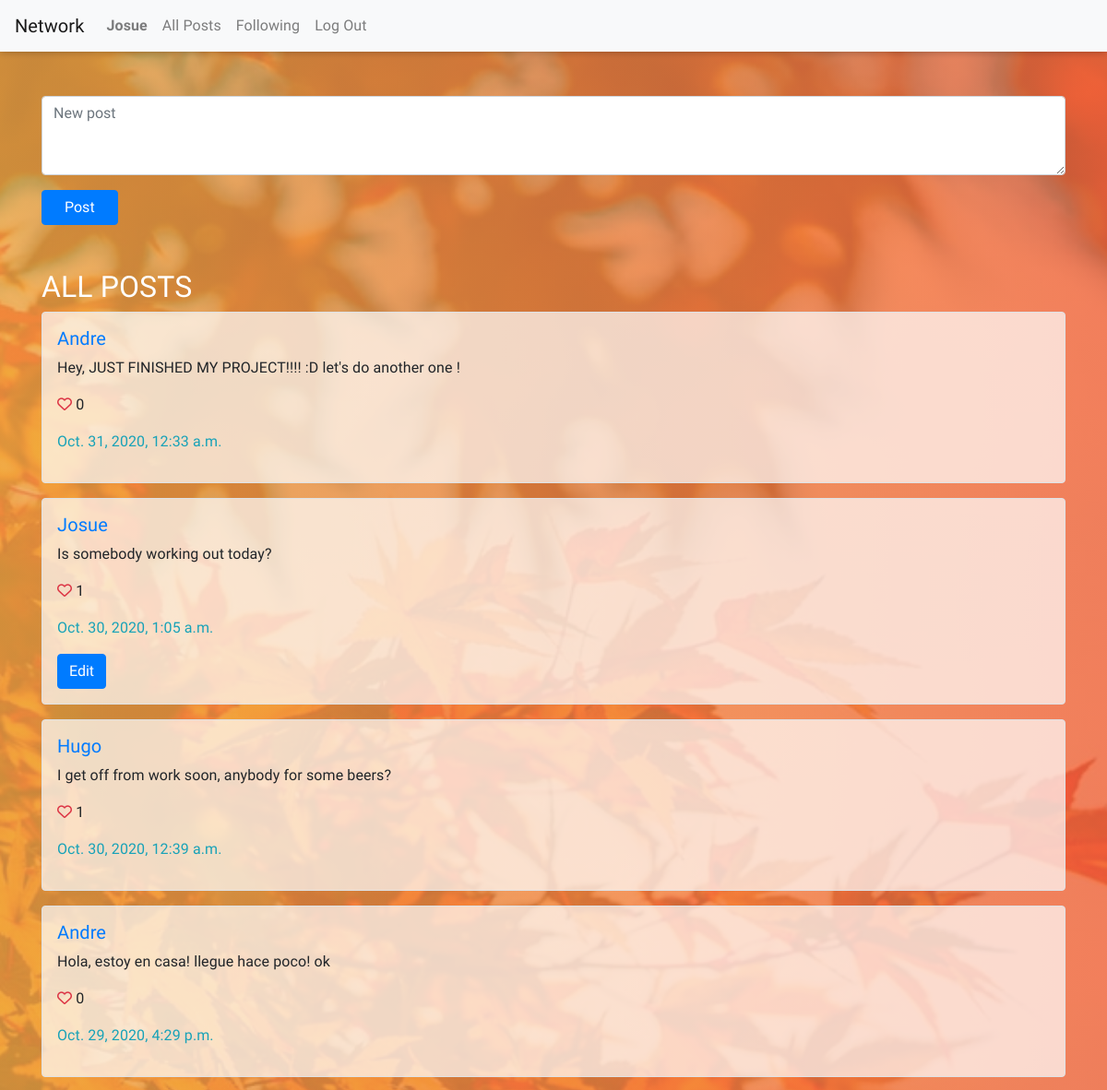
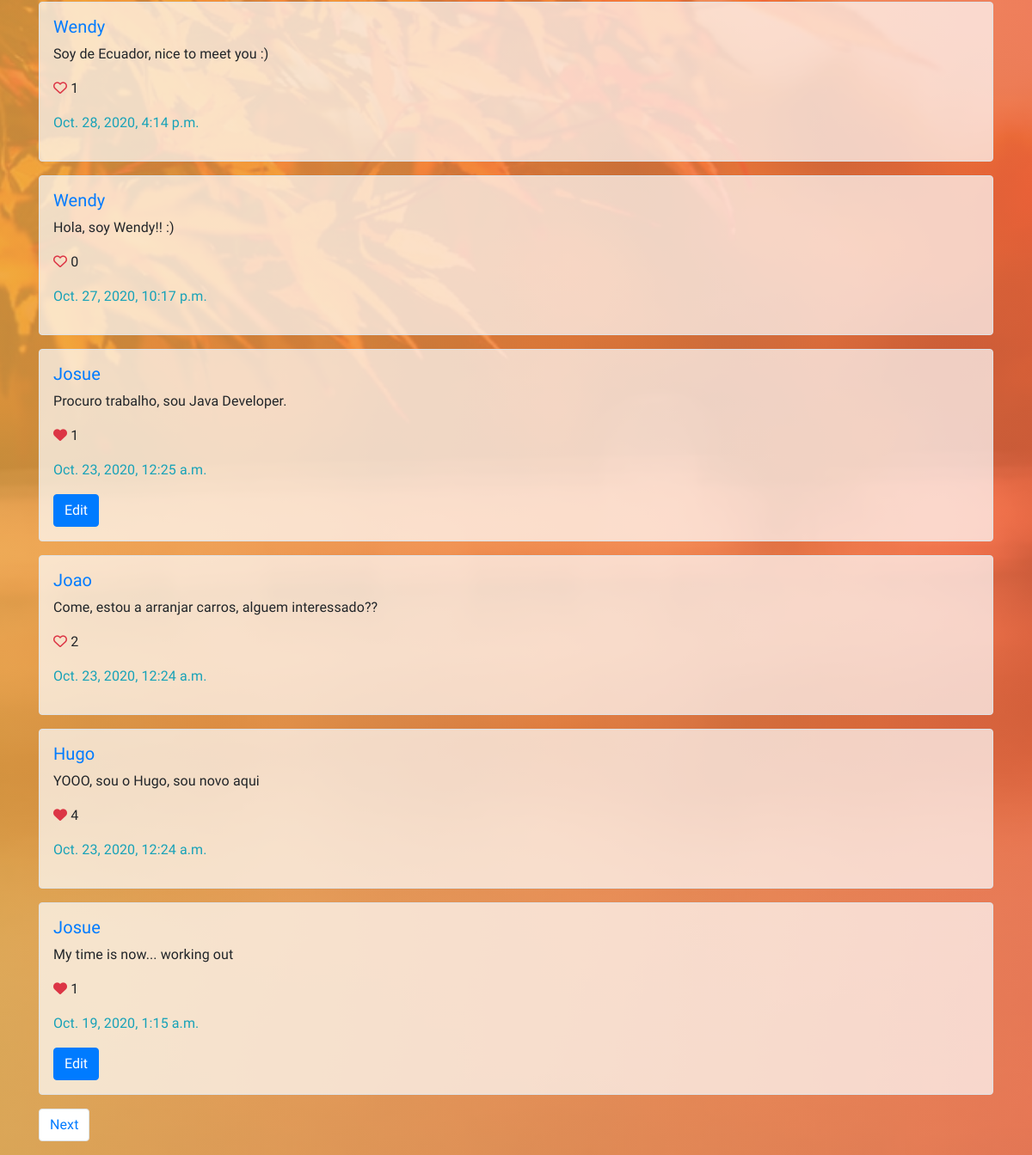
The app's page / (signed in) with its own data (2 pictures, top to bottom).
### network/models.py (models this page shows, shortened)
class User(AbstractUser):
    def serialize(self):
        return {
            "id": self.id,
            "username": self.username,
            "email": self.email
        }

class Posts(models.Model):
    post = models.TextField()
    user = models.ForeignKey(User, on_delete=models.CASCADE)
    date = models.DateTimeField(auto_now=True)
    likes = models.ManyToManyField(User, related_name='likes')
    class Meta:
        verbose_name_plural = 'Posts'

### network/views.py (the view)
# urls.py: path("", views.index, name="index"),
def index(request):
    all_posts = Posts.objects.order_by('-date').all()
    p = Paginator(all_posts, 10)
    page_number = request.GET.get('page', 1)
    try:
        page = p.page(page_number)
    except:
        page = p.page(1)
    return render(request, "network/index.html", {
        'form': NewPost(),
        'posts': page
        })

### network/forms.py
class NewPost(forms.Form):
    post = forms.CharField(widget=forms.Textarea(attrs={'class' : "form-control", 'id' : "exampleFormControlTextarea1", 'rows':"3", 'placeholder': 'New post'}), label='New Post')

### network/templates/network/index.html (shortened to what this page needs)
{% extends "network/layout.html" %}
{% block body %}
    <div class="container">
            <br><br>
            {% if user.is_authenticated %}
                <form action="{% url 'network:add_post' %}" method="POST">
                    {{ form.post }}
                    <button type="submit" class="btn btn-primary mt-3 pr-4 pl-4">Post</button>
                </form>
            {% endif %}
            <br>
            <h2 class="h2 text-white mt-4">All Posts</h2>
            {% for post in posts %}
                <div class="border rounded  mb-3 pl-3 pt-3 pb-3 posts">
                    <h5 class="h5"><a href="{% url 'network:profile' post.user.id %}">{{post.user | capfirst}}</a></h5>
                    <p id="post-{{ post.id }}">{{post.post}}</p>
                    <p>
                        {% if post.likes.count == 0 %}
                            <i class="far fa-heart text-danger like" data-like="{{ post.id }}"></i>
                        {% else %}
                            {% if request.user not in post.likes.all %}
                                <i class="far fa-heart text-danger like" data-like="{{ post.id }}"></i>
                            {% else %}
                                <i class="fas fa-heart text-danger unlike" data-unlike="{{ post.id }}"></i>
                            {% endif %}
                        {% endif %}
                        <span data-postLikes="{{ post.id }}">{{post.likes.count }}</span>
                    </p>
                    <p class="text-info">{{post.date}}</p>
                    {% if user.is_authenticated %}
                        {% if user.id == post.user.id %}
                            <button class="btn btn-primary edit" id="edit-{{post.id}}">Edit</button>
                        {% endif %}
                    {% endif %}
                </div>
            {% endfor %}
            <nav aria-label="Page navigation example">
                <ul class="pagination">
                    {% if posts.has_next %}
                        <li class="page-item"><a class="page-link" href="{% url 'network:index' %}?page={{ posts.next_page_number }}">Next</a></li>
                    {% endif %}
                </ul>
            </nav>
    </div>
{% endblock %}

### network/templates/network/layout.html (shortened to what this page needs)
{% load static %}
<!DOCTYPE html>
<html lang="en">
    <head>
        <link rel="stylesheet" href="https://stackpath.bootstrapcdn.com/bootstrap/4.4.1/css/bootstrap.min.css">
        <link href="{% static 'network/styles.css' %}" rel="stylesheet">
    </head>
    <body>
        <nav class="navbar navbar-expand-lg navbar-light bg-light">
            <a class="navbar-brand" href="{% url 'network:index' %}">Network</a>
            <div>
              <ul class="navbar-nav mr-auto">
                {% if user.is_authenticated %}
                    <li class="nav-item">
                        <a class="nav-link" href="{% url 'network:profile' request.user.id %}"><strong>{{ request.user.username|title }}</strong></a>
                    </li>
                {% endif %}
                <li class="nav-item">
                  <a class="nav-link" href="{% url 'network:index' %}">All Posts</a>
                </li>
                {% if user.is_authenticated %}
                    <li class="nav-item">
                        <a class="nav-link" href="{% url 'network:following' %}">Following</a>
                    </li>
                    <li class="nav-item">
                        <a class="nav-link" href="{% url 'network:logout' %}">Log Out</a>
                    </li>
                {% endif %}
              </ul>
            </div>
          </nav>
        <div class="body">
            {% block body %}
            {% endblock %}
        </div>
    </body>
</html>

### network/static/network/styles.css (style rules this page uses)
body { background-image: linear-gradient( to right, rgba(238, 169, 73, 0.8), rgba(244, 107, 69, 0.8)), url(bg3.jpg); background-position: center; background-attachment: fixed; background-size: cover; font-family: 'Heebo', sans-serif; letter-spacing: 0.1px; }
.navbar { box-shadow: 0px 0.2px 8px rgba(0, 0, 0, 0.3); }
.posts { background-color: rgba(255, 255, 255, 0.7); }
.h2 { color: #4c4a37; text-transform: uppercase; font-weight: 500; }

### records on screen
User: user.username "Josue"
Posts: user "Andre", post "Hey, JUST FINISHED MY PROJECT!!!! :D let's do another one !", likes.count "0", date "Oct. 31, 2020, 12:33 a.m."
Posts: user "Josue", post "Is somebody working out today?", likes.count "1", date "Oct. 30, 2020, 1:05 a.m."
Posts: user "Hugo", post "I get off from work soon, anybody for some beers?", likes.count "1", date "Oct. 30, 2020, 12:39 a.m."
Posts: user "Andre", post "Hola, estoy en casa! llegue hace poco! ok", likes.count "0", date "Oct. 29, 2020, 4:29 p.m."
Posts: user "Wendy", post "Soy de Ecuador, nice to meet you :)", likes.count "1", date "Oct. 28, 2020, 4:14 p.m."
Posts: user "Wendy", post "Hola, soy Wendy!! :)", likes.count "0", date "Oct. 27, 2020, 10:17 p.m."
Posts: user "Josue", post "Procuro trabalho, sou Java Developer.", likes.count "1", date "Oct. 23, 2020, 12:25 a.m."
Posts: user "Joao", post "Come, estou a arranjar carros, alguem interessado??", likes.count "2", date "Oct. 23, 2020, 12:24 a.m."
Posts: user "Hugo", post "YOOO, sou o Hugo, sou novo aqui", likes.count "4", date "Oct. 23, 2020, 12:24 a.m."
Posts: user "Josue", post "My time is now... working out", likes.count "1", date "Oct. 19, 2020, 1:15 a.m."
